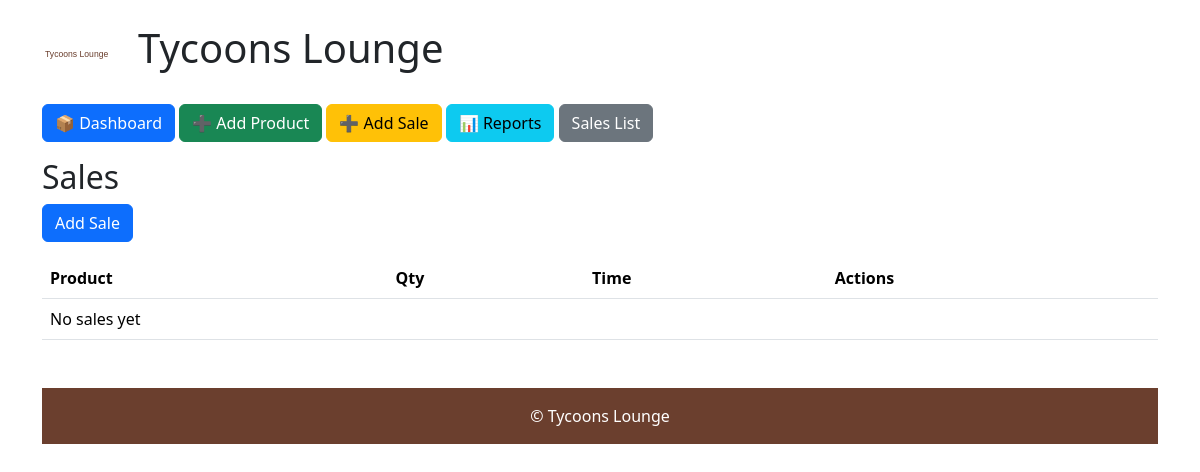
Before: /sales/ with the older database file.
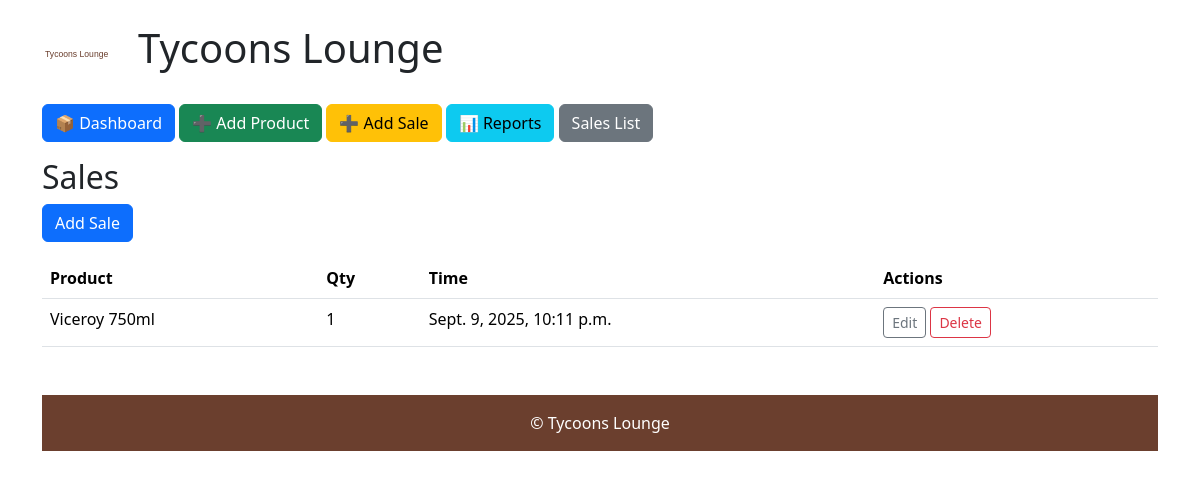
After: the same page with the newer database file.
### dashboard/models.py (models this page shows, shortened)
class Sale(models.Model):
    product = models.ForeignKey(Product, on_delete=models.CASCADE, related_name='sales')
    quantity = models.PositiveIntegerField()
    sold_at = models.DateTimeField(auto_now_add=True)

class Product(models.Model):
    name = models.CharField(max_length=200)
    cost_price = models.DecimalField(max_digits=10, decimal_places=2, default=0)
    price = models.DecimalField(max_digits=10, decimal_places=2)
    qty = models.PositiveIntegerField(default=0)

### dashboard/views.py (the view)
# urls.py: path('sales/', views.sales_list, name='sales_list'),
def sales_list(request):
    sales = Sale.objects.select_related('product').order_by('-sold_at')
    return render(request,'dashboard/sales_list.html',{'sales':sales})

### templates/dashboard/sales_list.html
{% extends 'dashboard/base.html' %}
{% block content %}
<h2>Sales</h2>
<p><a class="btn btn-primary" href="{% url 'dashboard:add_sale' %}">Add Sale</a></p>
<table class="table"><thead><tr><th>Product</th><th>Qty</th><th>Time</th><th>Actions</th></tr></thead><tbody>{% for s in sales %}<tr><td>{{ s.product.name }}</td><td>{{ s.quantity }}</td><td>{{ s.sold_at }}</td><td><a class="btn btn-sm btn-outline-secondary" href="{% url 'dashboard:edit_sale' s.pk %}">Edit</a> <a class="btn btn-sm btn-outline-danger" href="{% url 'dashboard:delete_sale' s.pk %}">Delete</a></td></tr>{% empty %}<tr><td colspan="4">No sales yet</td></tr>{% endfor %}</tbody></table>{% endblock %}

Changed rows visible on the page:
added Sale: product.name "Viceroy 750ml", quantity "1", sold_at "Sept. 9, 2025, 10:11 p.m."
Other visible differences:
text no longer shown: "No sales yet"
